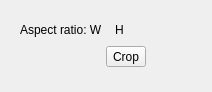
                       <widget class="QWidget" name="TabCrop">
                        <property name="geometry">
                         <rect>
                          <x>0</x>
                          <y>0</y>
                          <width>183</width>
                          <height>92</height>
                         </rect>
                        </property>
                        <attribute name="label">
                         <string>Crop</string>
                        </attribute>
                        <layout class="QVBoxLayout" name="verticalLayout_26">
                         <item>
                          <widget class="QWidget" name="widget_12" native="true">
                           <layout class="QVBoxLayout" name="verticalLayout_25">
                            <item>
                             <widget class="QWidget" name="widget_45" native="true">
                              <layout class="QHBoxLayout" name="horizontalLayout_27">
                               <property name="spacing">
                                <number>0</number>
                               </property>
                               <property name="sizeConstraint">
                                <enum>QLayout::SetFixedSize</enum>
                               </property>
                               <property name="margin">
                                <number>0</number>
                               </property>
                               <item>
                                <widget class="QLabel" name="label">
                                 <property name="enabled">
                                  <bool>true</bool>
                                 </property>
                                 <property name="sizePolicy">
                                  <sizepolicy hsizetype="Fixed" vsizetype="Preferred">
                                   <horstretch>0</horstretch>
                                   <verstretch>0</verstretch>
                                  </sizepolicy>
                                 </property>
                                 <property name="text">
                                  <string>Aspect ratio: W </string>
                                 </property>
                                </widget>
                               </item>
                               <item>
                                <widget class="QWidget" name="AspectRatioWWidget" native="true"/>
                               </item>
                               <item>
                                <spacer name="horizontalSpacer_41">
                                 <property name="orientation">
                                  <enum>Qt::Horizontal</enum>
                                 </property>
                                 <property name="sizeType">
                                  <enum>QSizePolicy::Fixed</enum>
                                 </property>
                                 <property name="sizeHint" stdset="0">
                                  <size>
                                   <width>10</width>
                                   <height>20</height>
                                  </size>
                                 </property>
                                </spacer>
                               </item>
                               <item>
                                <widget class="QLabel" name="label_2">
                                 <property name="sizePolicy">
                                  <sizepolicy hsizetype="Fixed" vsizetype="Preferred">
                                   <horstretch>0</horstretch>
                                   <verstretch>0</verstretch>
                                  </sizepolicy>
                                 </property>
                                 <property name="text">
                                  <string>H </string>
                                 </property>
                                </widget>
                               </item>
                               <item>
                                <widget class="QWidget" name="AspectRatioHWidget" native="true"/>
                               </item>
                               <item>
                                <spacer name="horizontalSpacer_4">
                                 <property name="orientation">
                                  <enum>Qt::Horizontal</enum>
                                 </property>
                                 <property name="sizeHint" stdset="0">
                                  <size>
                                   <width>40</width>
                                   <height>20</height>
                                  </size>
                                 </property>
                                </spacer>
                               </item>
                              </layout>
                             </widget>
                            </item>
                            <item>
                             <widget class="QWidget" name="widget_97" native="true">
                              <layout class="QHBoxLayout" name="horizontalLayout_45">
                               <property name="sizeConstraint">
                                <enum>QLayout::SetFixedSize</enum>
                               </property>
                               <property name="margin">
                                <number>0</number>
                               </property>
                               <item>
                                <widget class="QWidget" name="CropWidget" native="true">
                                 <property name="sizePolicy">
                                  <sizepolicy hsizetype="Fixed" vsizetype="Preferred">
                                   <horstretch>0</horstretch>
                                   <verstretch>0</verstretch>
                                  </sizepolicy>
                                 </property>
                                 <property name="minimumSize">
                                  <size>
                                   <width>80</width>
                                   <height>0</height>
                                  </size>
                                 </property>
                                </widget>
                               </item>
                               <item>
                                <widget class="QToolButton" name="MakeCropButton">
                                 <property name="toolTip">
                                  <string>Make a crop</string>
                                 </property>
                                 <property name="text">
                                  <string>Crop</string>
                                 </property>
                                 <property name="icon">
                                  <iconset resource="../photivo.qrc">
                                   <normaloff>:/photivo/Icons/rectangle.png</normaloff>:/photivo/Icons/rectangle.png</iconset>
                                 </property>
                                 <property name="iconSize">
                                  <size>
                                   <width>16</width>
                                   <height>16</height>
                                  </size>
                                 </property>
                                </widget>
                               </item>
                               <item>
                                <widget class="QWidget" name="CropRectangleModeWidget" native="true"/>
                               </item>
                               <item>
                                <spacer name="horizontalSpacer_5">
                                 <property name="orientation">
                                  <enum>Qt::Horizontal</enum>
                                 </property>
                                 <property name="sizeHint" stdset="0">
                                  <size>
                                   <width>40</width>
                                   <height>20</height>
                                  </size>
                                 </property>
                                </spacer>
                               </item>
                              </layout>
                             </widget>
                            </item>
                           </layout>
                          </widget>
                         </item>
                         <item>
                          <spacer name="verticalSpacer_15">
                           <property name="orientation">
                            <enum>Qt::Vertical</enum>
                           </property>
                           <property name="sizeHint" stdset="0">
                            <size>
                             <width>20</width>
                             <height>374</height>
                            </size>
                           </property>
                          </spacer>
                         </item>
                        </layout>
                       </widget>
